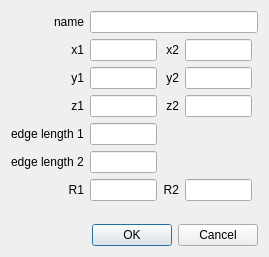
<?xml version="1.0" encoding="UTF-8"?>
<ui version="4.0">
 <class>GuiEdgeLengthSourceCone</class>
 <widget class="QDialog" name="GuiEdgeLengthSourceCone">
  <property name="geometry">
   <rect>
    <x>0</x>
    <y>0</y>
    <width>269</width>
    <height>257</height>
   </rect>
  </property>
  <property name="windowTitle">
   <string>Dialog</string>
  </property>
  <layout class="QVBoxLayout" name="verticalLayout">
   <item>
    <layout class="QGridLayout" name="gridLayout">
     <item row="0" column="1" colspan="4">
      <widget class="QLineEdit" name="lineEditName"/>
     </item>
     <item row="0" column="0">
      <widget class="QLabel" name="label">
       <property name="text">
        <string>name</string>
       </property>
       <property name="alignment">
        <set>Qt::AlignRight|Qt::AlignTrailing|Qt::AlignVCenter</set>
       </property>
      </widget>
     </item>
     <item row="1" column="1">
      <widget class="QLineEdit" name="lineEditX1"/>
     </item>
     <item row="1" column="0">
      <widget class="QLabel" name="label_2">
       <property name="text">
        <string>x1</string>
       </property>
       <property name="alignment">
        <set>Qt::AlignRight|Qt::AlignTrailing|Qt::AlignVCenter</set>
       </property>
      </widget>
     </item>
     <item row="1" column="2">
      <widget class="QLabel" name="label_8">
       <property name="text">
        <string>x2</string>
       </property>
       <property name="alignment">
        <set>Qt::AlignRight|Qt::AlignTrailing|Qt::AlignVCenter</set>
       </property>
      </widget>
     </item>
     <item row="2" column="1">
      <widget class="QLineEdit" name="lineEditY1"/>
     </item>
     <item row="3" column="1">
      <widget class="QLineEdit" name="lineEditZ1"/>
     </item>
     <item row="2" column="0">
      <widget class="QLabel" name="label_9">
       <property name="text">
        <string>y1</string>
       </property>
       <property name="alignment">
        <set>Qt::AlignRight|Qt::AlignTrailing|Qt::AlignVCenter</set>
       </property>
      </widget>
     </item>
     <item row="3" column="0">
      <widget class="QLabel" name="label_10">
       <property name="text">
        <string>z1</string>
       </property>
       <property name="alignment">
        <set>Qt::AlignRight|Qt::AlignTrailing|Qt::AlignVCenter</set>
       </property>
      </widget>
     </item>
     <item row="2" column="2">
      <widget class="QLabel" name="label_11">
       <property name="text">
        <string>y2</string>
       </property>
       <property name="alignment">
        <set>Qt::AlignRight|Qt::AlignTrailing|Qt::AlignVCenter</set>
       </property>
      </widget>
     </item>
     <item row="3" column="2">
      <widget class="QLabel" name="label_12">
       <property name="text">
        <string>z2</string>
       </property>
       <property name="alignment">
        <set>Qt::AlignRight|Qt::AlignTrailing|Qt::AlignVCenter</set>
       </property>
      </widget>
     </item>
     <item row="2" column="3">
      <widget class="QLineEdit" name="lineEditY2"/>
     </item>
     <item row="3" column="3">
      <widget class="QLineEdit" name="lineEditZ2"/>
     </item>
     <item row="1" column="3">
      <widget class="QLineEdit" name="lineEditX2"/>
     </item>
     <item row="4" column="0">
      <widget class="QLabel" name="label_6">
       <property name="text">
        <string>edge length 1</string>
       </property>
      </widget>
     </item>
     <item row="5" column="0">
      <widget class="QLabel" name="label_7">
       <property name="text">
        <string>edge length 2</string>
       </property>
      </widget>
     </item>
     <item row="4" column="1">
      <widget class="QLineEdit" name="lineEditEL1"/>
     </item>
     <item row="5" column="1">
      <widget class="QLineEdit" name="lineEditEL2"/>
     </item>
     <item row="6" column="1">
      <widget class="QLineEdit" name="lineEditR1"/>
     </item>
     <item row="6" column="0">
      <widget class="QLabel" name="label_13">
       <property name="text">
        <string>R1</string>
       </property>
       <property name="alignment">
        <set>Qt::AlignRight|Qt::AlignTrailing|Qt::AlignVCenter</set>
       </property>
      </widget>
     </item>
     <item row="6" column="2">
      <widget class="QLabel" name="label_14">
       <property name="text">
        <string>R2</string>
       </property>
       <property name="alignment">
        <set>Qt::AlignRight|Qt::AlignTrailing|Qt::AlignVCenter</set>
       </property>
      </widget>
     </item>
     <item row="6" column="3">
      <widget class="QLineEdit" name="lineEditR2"/>
     </item>
    </layout>
   </item>
   <item>
    <spacer name="verticalSpacer">
     <property name="orientation">
      <enum>Qt::Vertical</enum>
     </property>
     <property name="sizeHint" stdset="0">
      <size>
       <width>20</width>
       <height>40</height>
      </size>
     </property>
    </spacer>
   </item>
   <item>
    <widget class="QDialogButtonBox" name="buttonBox">
     <property name="orientation">
      <enum>Qt::Horizontal</enum>
     </property>
     <property name="standardButtons">
      <set>QDialogButtonBox::Cancel|QDialogButtonBox::Ok</set>
     </property>
    </widget>
   </item>
  </layout>
 </widget>
 <resources/>
 <connections>
  <connection>
   <sender>buttonBox</sender>
   <signal>accepted()</signal>
   <receiver>GuiEdgeLengthSourceCone</receiver>
   <slot>accept()</slot>
   <hints>
    <hint type="sourcelabel">
     <x>248</x>
     <y>254</y>
    </hint>
    <hint type="destinationlabel">
     <x>157</x>
     <y>274</y>
    </hint>
   </hints>
  </connection>
  <connection>
   <sender>buttonBox</sender>
   <signal>rejected()</signal>
   <receiver>GuiEdgeLengthSourceCone</receiver>
   <slot>reject()</slot>
   <hints>
    <hint type="sourcelabel">
     <x>316</x>
     <y>260</y>
    </hint>
    <hint type="destinationlabel">
     <x>286</x>
     <y>274</y>
    </hint>
   </hints>
  </connection>
 </connections>
</ui>
